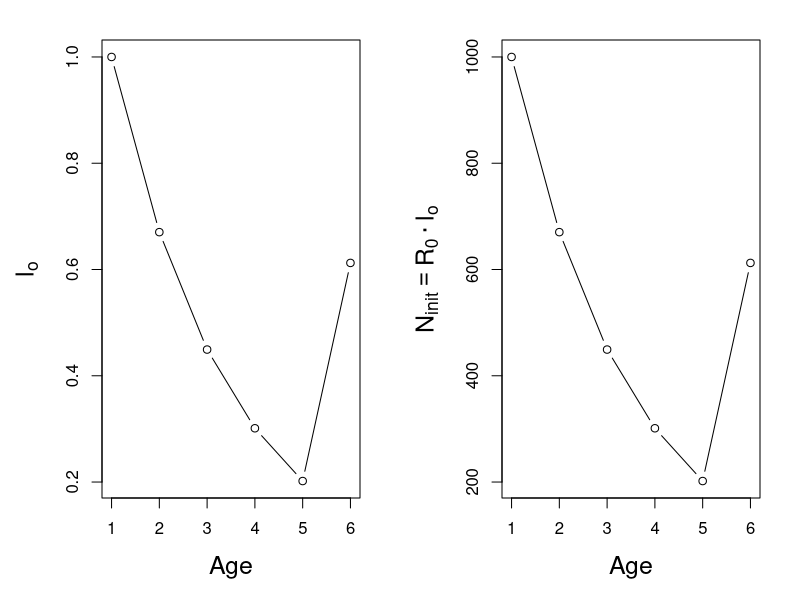
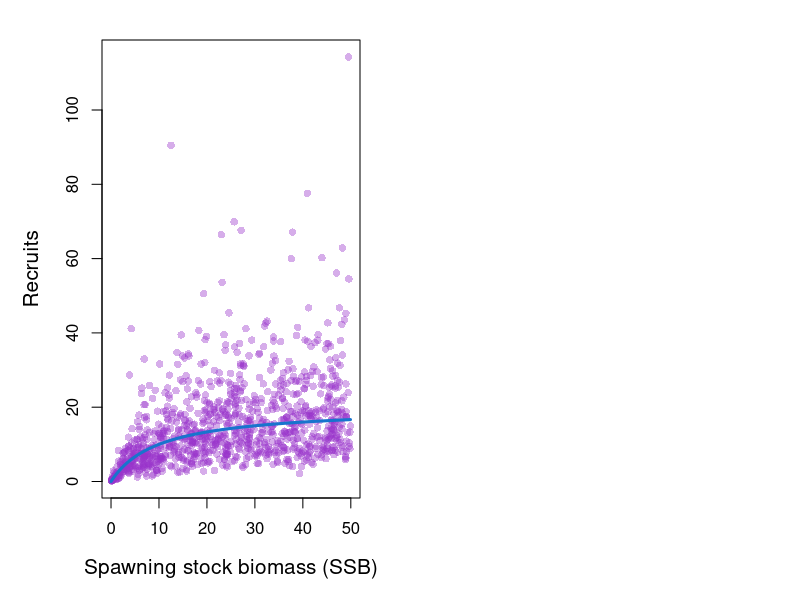

Recreate these plots in R, in order.
## ---- chunk 1
# life history vectors
wa <- c(0.05, 0.104, 0.145, 0.186, 0.212, 0.253)
mat <- c(0.05, 0.20, 0.82, 0.99, 1.00, 1.00)
M <- 0.4
n_ages <- length(mat)
ages <- 1:n_ages

# survivorship in unfished state (lo)
lo <- numeric(n_ages)
lo[1] <- 1
for (i in 2:n_ages) lo[i] <- lo[i - 1] * exp(-M)
lo[n_ages] <- lo[n_ages - 1] / (1 - exp(-M))

# initial numbers at age from R0
R0 <- 1000
N <- R0 * lo

# plot survivorship and initial numbers
par(mfrow = c(1, 2), mar = c(5.1, 5.1, 2, 2)) # increase bottom and left margins
plot(ages, lo, type = "b", ylab = expression(l[o]), xlab = "Age", cex.lab = 1.5)
plot(ages, N,
  type = "b", ylab = expression(N[init] == R[0] %.% l[o]),
  xlab = "Age", cex.lab = 1.5
)
## ---- chunk 2

set.seed(42)
# parameters
n_years <- 1000
alpha <- 2       # (max recruits per unit SSB)
beta <- 0.1      # density dependence
sdr <- 0.6        # standard deviation of recruitment (on log scale)

# simulate SSB time series (can be from a model — here just a range)
ssb <- runif(n_years, 0.1, 50)

# simulate stochastic recruitment
log_recruits <- log(alpha * ssb / (1 + beta * ssb)) + rnorm(n_years, 0, sdr)
recruits <- exp(log_recruits)

# transparent darkorchid
orchid_trans <- rgb(153/255, 50/255, 204/255, alpha = 0.4)  # darkorchid with 40% opacity

# plot
plot(ssb, recruits, pch = 16, col = orchid_trans,
     xlab = "Spawning stock biomass (SSB)", ylab = "Recruits",
     cex.lab = 1.25)

# mean curve
ssb_seq <- seq(0, max(ssb), length.out = 500)
mean_curve <- alpha * ssb_seq / (1 + beta * ssb_seq)
lines(ssb_seq, mean_curve, col = "dodgerblue3", lwd = 3)

